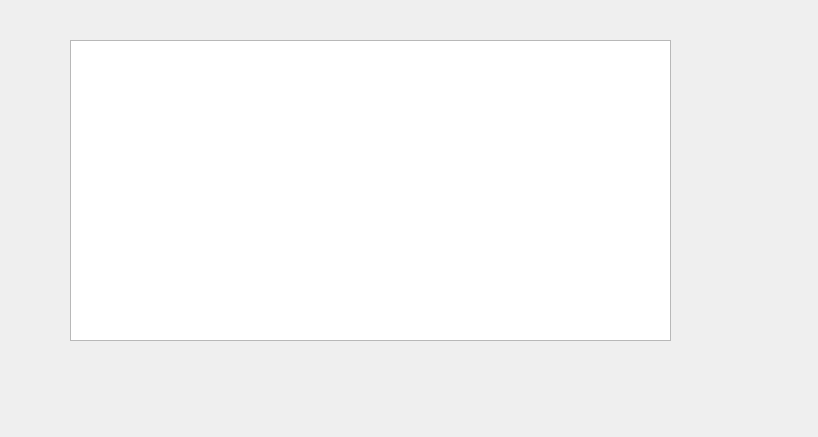
<?xml version="1.0" encoding="UTF-8"?>
<ui version="4.0">
 <class>Affichage_ch</class>
 <widget class="QDialog" name="Affichage_ch">
  <property name="geometry">
   <rect>
    <x>0</x>
    <y>0</y>
    <width>818</width>
    <height>437</height>
   </rect>
  </property>
  <property name="windowTitle">
   <string>Dialog</string>
  </property>
  <widget class="QTableView" name="tableView">
   <property name="geometry">
    <rect>
     <x>70</x>
     <y>40</y>
     <width>601</width>
     <height>301</height>
    </rect>
   </property>
  </widget>
 </widget>
 <resources/>
 <connections/>
</ui>
